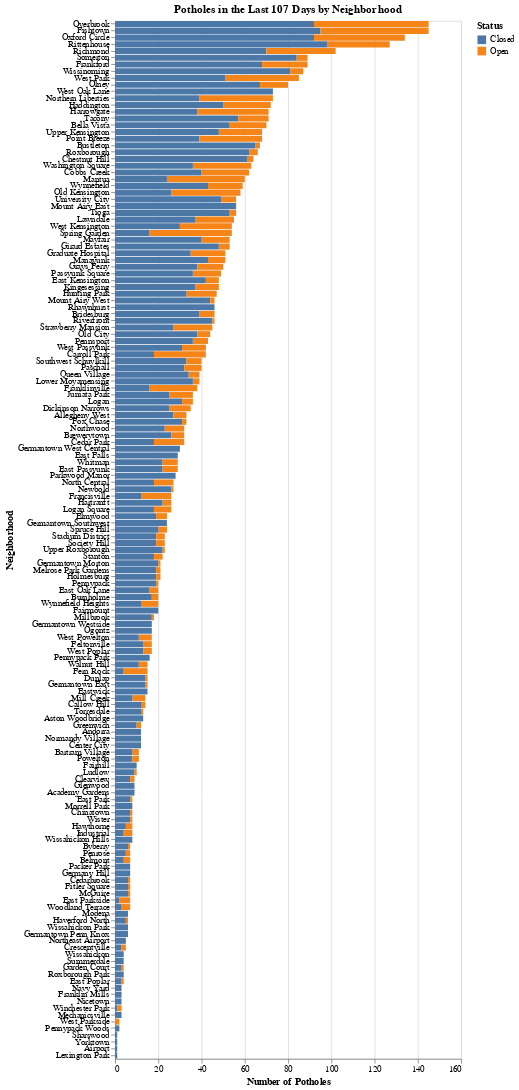

This figure's Vega-Lite source:
### Vega-Lite specification from a JSON file in a GitHub repository (floating-point values rounded to 4 significant figures; data arrays with more than 128 entries replaced by an {"elided": "..."} marker saying what was removed)
{"$schema": "https://vega.github.io/schema/vega-lite/v3.2.1.json", "config": {"mark": {"tooltip": null}, "view": {"height": 300, "width": 400}}, "data": {"name": "data-381f308257baa1e2d95484c49ad9a10a"}, "datasets": {"data-381f308257baa1e2d95484c49ad9a10a": {"elided": "4965 records"}}, "encoding": {"color": {"field": "status", "title": "Status", "type": "nominal"}, "tooltip": [{"aggregate": "count", "title": "Number of Potholes", "type": "quantitative"}, {"field": "ZillowName", "title": "Neighborhood", "type": "nominal"}, {"field": "status", "title": "Status", "type": "nominal"}], "x": {"aggregate": "count", "title": "Number of Potholes", "type": "quantitative"}, "y": {"field": "ZillowName", "sort": {"op": "count", "order": "descending"}, "title": "Neighborhood", "type": "nominal"}}, "height": 1200, "mark": "bar", "title": "Potholes in the Last 107 Days by Neighborhood", "width": 400}
